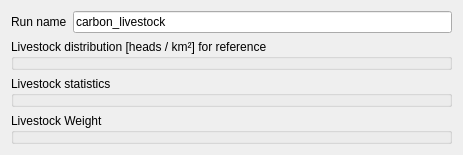
                            <widget class="QWidget" name="CARBON_LIVESTOCK_">
                              <layout class="QFormLayout" name="formLayout_14">
                                <item row="0" column="0">
                                  <widget class="QLabel" name="label_59">
                                    <property name="text">
                                      <string>Run name</string>
                                    </property>
                                  </widget>
                                </item>
                                <item row="0" column="1">
                                  <widget class="QLineEdit" name="run_name_">
                                    <property name="text">
                                      <string>carbon_livestock</string>
                                    </property>
                                  </widget>
                                </item>
                                <item row="1" column="0" colspan="2">
                                  <widget class="QGroupBox" name="livestock_distribution_">
                                    <property name="title">
                                      <string>Livestock distribution [heads / km²] for reference
                                        year</string>
                                    </property>
                                  </widget>
                                </item>
                                <item row="2" column="0" colspan="2">
                                  <widget class="QGroupBox" name="livestock_carbon_">
                                    <property name="title">
                                      <string>Livestock statistics</string>
                                    </property>
                                  </widget>
                                </item>
                                <item row="3" column="0" colspan="2">
                                  <widget class="QGroupBox" name="weights_">
                                    <property name="title">
                                      <string>Livestock Weight</string>
                                    </property>
                                  </widget>
                                </item>
                              </layout>
                            </widget>
